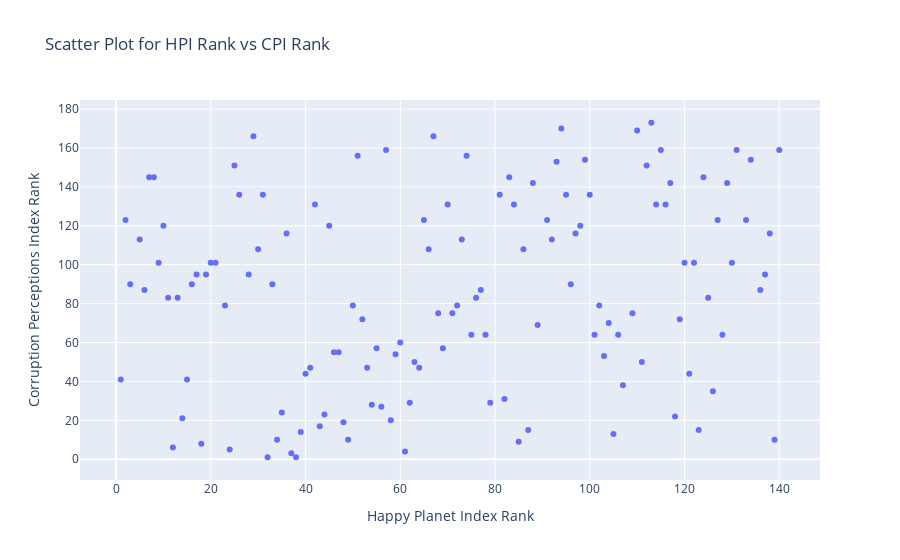

The cell this chart's notebook holds for it:
### Code cell
# Plot a labelled scatter plot for the HPI Rank against the CPI Rank
fig = px.scatter(combined_df, x='HPI Rank', y='CPI Rank', hover_name='WB Code', 
                 title='Scatter Plot for HPI Rank vs CPI Rank',
                 labels={
                     "CPI Rank": "Corruption Perceptions Index Rank",
                     "HPI Rank": "Happy Planet Index Rank"
                 })
fig.show()

### Figure 1 — Plotly figure (JSON) as saved in the notebook; plotly's stock layout.template omitted (floating-point values rounded to 4 significant figures; data arrays with more than 128 entries replaced by an {"elided": "..."} marker saying what was removed)
{"data": [{"hovertemplate": "<b>%{hovertext}</b><br><br>Happy Planet Index Rank=%{x}<br>Corruption Perceptions Index Rank=%{y}<extra></extra>", "hovertext": {"elided": "132 str values"}, "legendgroup": "", "marker": {"color": "#636efa", "symbol": "circle"}, "mode": "markers", "name": "", "orientation": "v", "showlegend": false, "type": "scatter", "x": {"elided": "132 float values"}, "xaxis": "x", "y": {"elided": "132 int values"}, "yaxis": "y"}], "layout": {"legend": {"tracegroupgap": 0}, "title": {"text": "Scatter Plot for HPI Rank vs CPI Rank"}, "xaxis": {"anchor": "y", "domain": [0, 1], "title": {"text": "Happy Planet Index Rank"}}, "yaxis": {"anchor": "x", "domain": [0, 1], "title": {"text": "Corruption Perceptions Index Rank"}}}}
